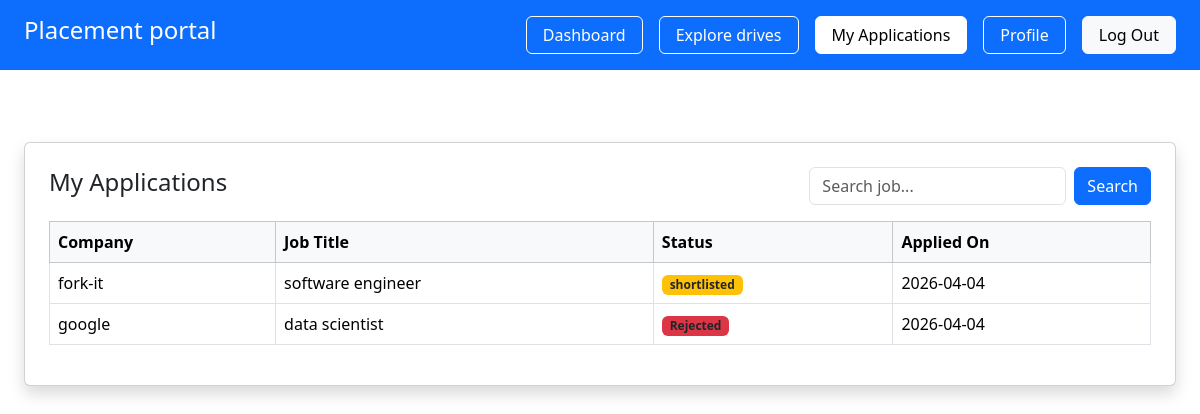
Page /student/application (signed in) on the earlier database version.
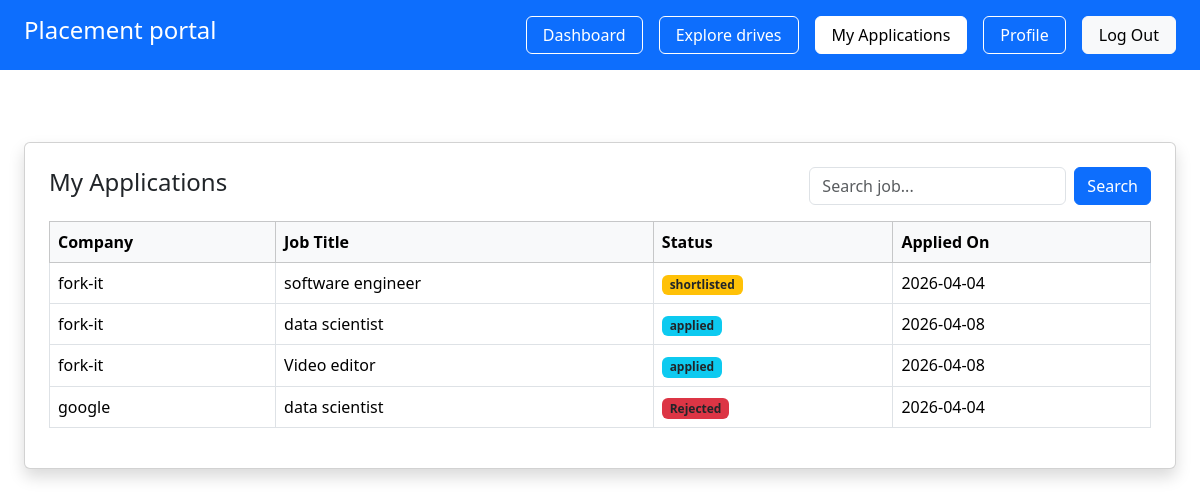
Same page on the later database version.
### app/models.py (models this page shows, shortened)
class Application(db.Model):
     __tablename__ = "applications"
     id = db.Column(db.Integer, primary_key=True)
     student_id = db.Column(db.Integer, db.ForeignKey("students.id"), nullable=False)
     drive_id =db.Column(db.Integer, db.ForeignKey("placement_drives.id"), nullable=False)
     applied_on =db.Column(db.DateTime, default=datetime.utcnow)
     status = db.Column(db.String(20), default="applied")
     student = db.relationship("Student", backref="applications")
     drive= db.relationship("PlacementDrive", backref="applications")
     __table_args__ = (
          db.UniqueConstraint("student_id","drive_id", name="unique_application"),
     )

class Company(db.Model):
     __tablename__ = "companies"
     id = db.Column(db.Integer, primary_key=True)
     user_id = db.Column(db.Integer, db.ForeignKey("users.id"), nullable=False)
     company_name = db.Column(db.String(150), nullable=False)
     hr_name = db.Column(db.String(100))
     website = db.Column(db.String(150))
     approval_status = db.Column(db.String(20), default="pending")
     is_blacklisted = db.Column(db.Boolean, default=False)
     user = db.relationship("User", backref=db.backref("company", uselist=False),uselist=False)

class PlacementDrive(db.Model):
     __tablename__ = "placement_drives"
     id = db.Column(db.Integer, primary_key=True)
     company_id = db.Column(db.Integer, db.ForeignKey("companies.id"), nullable=False)
     job_title = db.Column(db.String(150), nullable=False )
     description = db.Column(db.Text)
     eligibility= db.Column(db.String(200))
     deadline = db.Column(db.Date)
     status = db.Column(db.String(20) , default = 'pending')
     created_at  = db.Column(db.DateTime, default=datetime.utcnow)
     company= db.relationship('Company', backref='drives')

### app/student/routes.py (the view)
@student.route('/student/application')
@login_required
def application():
    if current_user.role != 'student':
        return "unauthorized", 403
    stu = Student.query.filter_by(user_id=current_user.id).first()
    search = request.args.get("search")
    if search:
        myapp = Application.query.join(PlacementDrive).filter(
            Application.student_id == stu.id,
            PlacementDrive.job_title.ilike(f"%{search}%")
        ).all()
    else:
        myapp = Application.query.filter_by(student_id=stu.id).all()
    return render_template(
        'student/navigator/application.html',
        myapp=myapp
    )

### app/__init__.py (called while the page is built)
@login_manager.user_loader
def load_user(user_id):
    from app.models import User
    return User.query.get(int(user_id))

### app/templates/student/navigator/application.html
{% extends 'base.html' %}
{% block content %}
<div class="p-4  bg-opacity-25 " >
<div class="card shadow p-4 mt-5">
    <div class="d-flex justify-content-between align-items-center">
        <h4>My Applications</h4>
        <form method="GET" class="d-flex">
            <input type="text" name="search"
            class="form-control me-2"
            placeholder="Search job..."
            value="{{ request.args.get('search','') }}">
            <button class="btn btn-primary">Search</button>
        </form>
    </div>
    {% if myapp %}
    <table class="table table-bordered table-hover mt-3">
        <thead class="table-light">
            <tr>
                <th>Company</th>
                <th>Job Title</th>
                <th>Status</th>
                <th>Applied On</th>
            </tr>
        </thead>
     <tbody>
        {% for app in myapp %}
         <tr>
               <td>{{ app.drive.company.company_name }}</td>
               <td>{{ app.drive.job_title }}</td>
          <td>
          {% if app.status == "selected" %}
               <span class="badge bg-success text-dark">Selected</span>
          {% elif app.status == "rejected" %}
               <span class="badge bg-danger text-dark">Rejected</span>
          {% elif app.status == "shortlisted" %}
               <span class="badge bg-warning text-dark">shortlisted</span>
          {% else %}
               <span class="badge bg-info text-dark">{{ app.status }}</span>
          {% endif %}
          </td>
          <td>{{ app.applied_on.strftime('%Y-%m-%d') }}</td>
       </tr>
     {% endfor %}
     </tbody>
    </table>
    {% else %}
        <div class="text-center p-4">
            <p class="text-muted">You haven't applied to any drives yet.</p>
        </div>
    {% endif %}
</div>
</div>
{% endblock %}

Differences in the rows shown:
added Application: drive.company.company_name "fork-it", drive.job_title "data scientist", status "applied", applied_on "2026-04-08"
added Application: drive.company.company_name "fork-it", drive.job_title "Video editor", status "applied", applied_on "2026-04-08"
